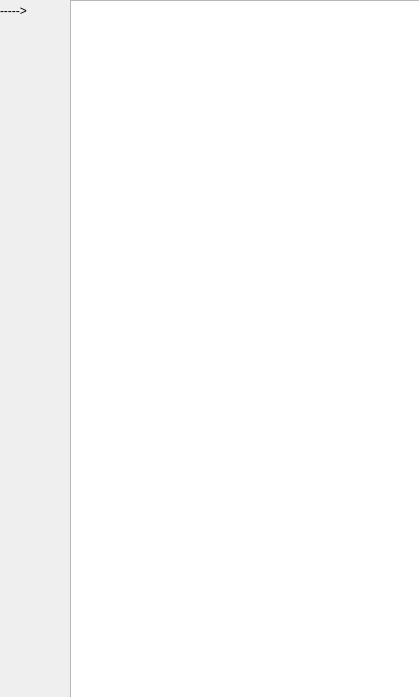
<?xml version="1.0" encoding="UTF-8"?>
<ui version="4.0">
 <class>ordersbrower</class>
 <widget class="QWidget" name="ordersbrower">
  <property name="geometry">
   <rect>
    <x>0</x>
    <y>0</y>
    <width>419</width>
    <height>697</height>
   </rect>
  </property>
  <property name="windowTitle">
   <string>Form</string>
  </property>
  <widget class="QTextBrowser" name="textBrowser">
   <property name="geometry">
    <rect>
     <x>70</x>
     <y>0</y>
     <width>351</width>
     <height>711</height>
    </rect>
   </property>
   <property name="html">
    <string>&lt;!DOCTYPE HTML PUBLIC &quot;-//W3C//DTD HTML 4.0//EN&quot; &quot;http://www.w3.org/TR/REC-html40/strict.dtd&quot;&gt;
&lt;html&gt;&lt;head&gt;&lt;meta name=&quot;qrichtext&quot; content=&quot;1&quot; /&gt;&lt;style type=&quot;text/css&quot;&gt;
p, li { white-space: pre-wrap; }
&lt;/style&gt;&lt;/head&gt;&lt;body style=&quot; font-family:'SimSun'; font-size:9pt; font-weight:400; font-style:normal;&quot;&gt;
&lt;p style=&quot;-qt-paragraph-type:empty; margin-top:0px; margin-bottom:0px; margin-left:0px; margin-right:0px; -qt-block-indent:0; text-indent:0px;&quot;&gt;&lt;br /&gt;&lt;/p&gt;&lt;/body&gt;&lt;/html&gt;</string>
   </property>
  </widget>
  <widget class="QLabel" name="label">
   <property name="geometry">
    <rect>
     <x>0</x>
     <y>0</y>
     <width>71</width>
     <height>21</height>
    </rect>
   </property>
   <property name="text">
    <string>-----&gt;</string>
   </property>
  </widget>
 </widget>
 <resources/>
 <connections/>
</ui>
